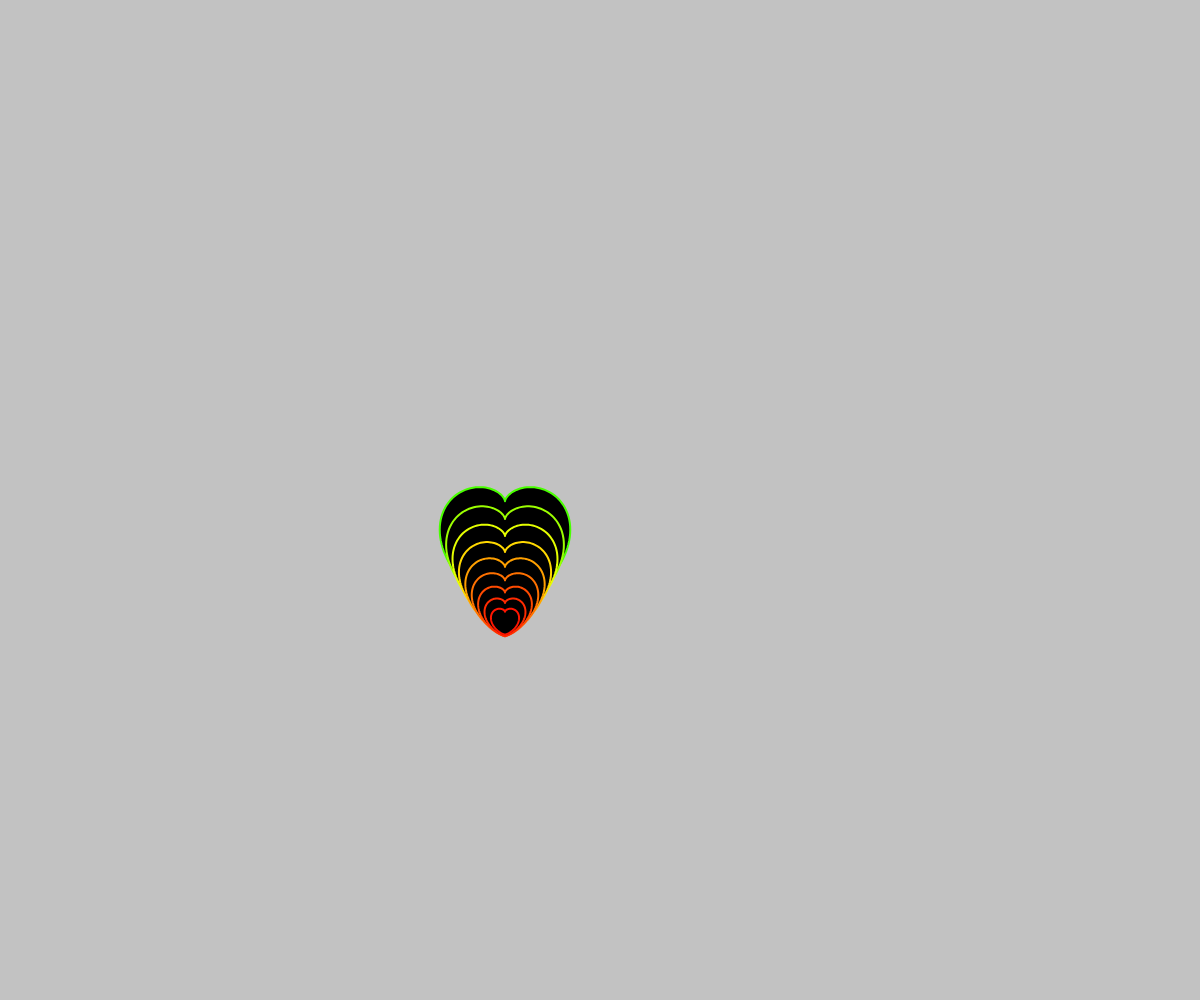
Frame 1 (no input)
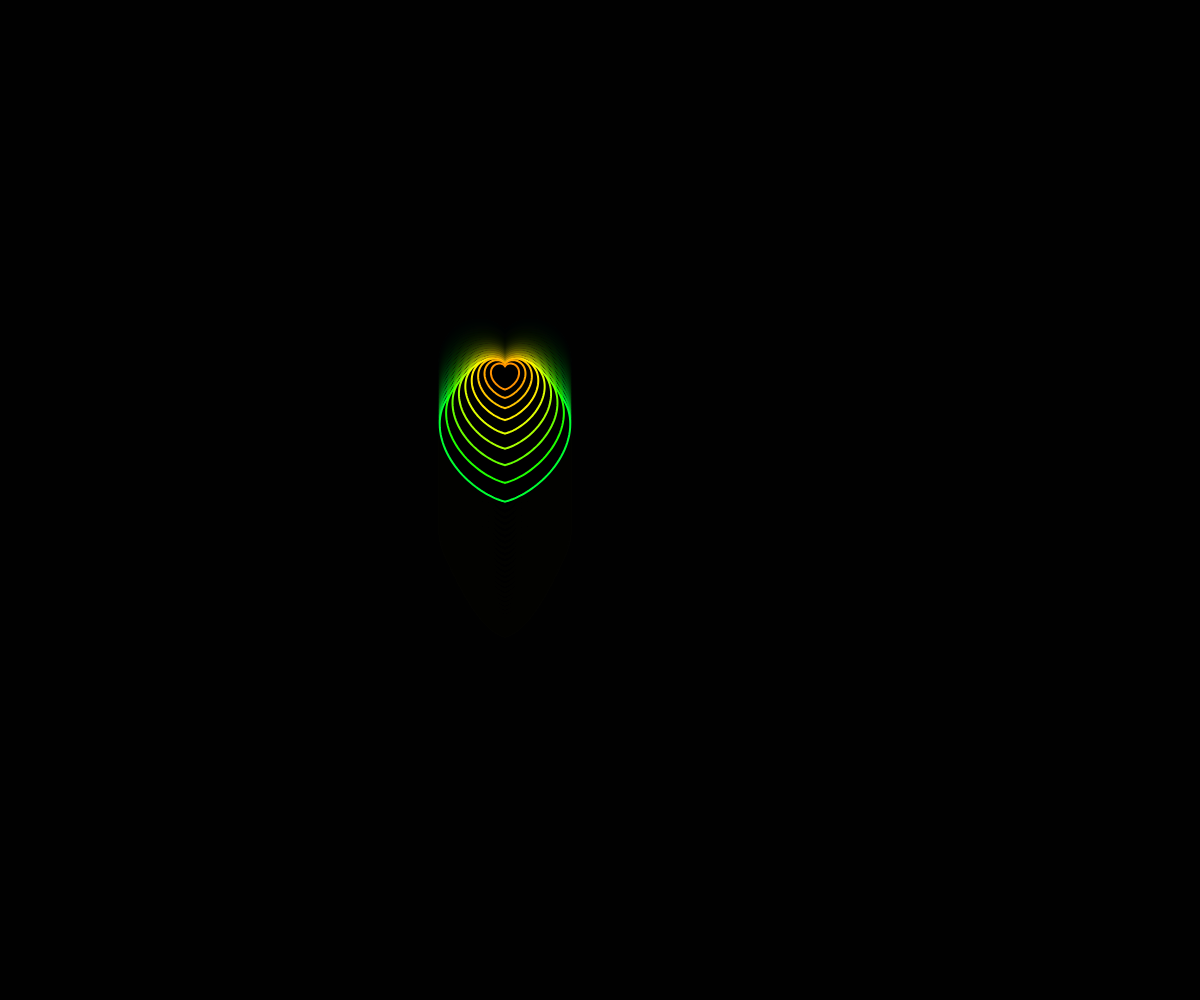
Frame 60 (no input)
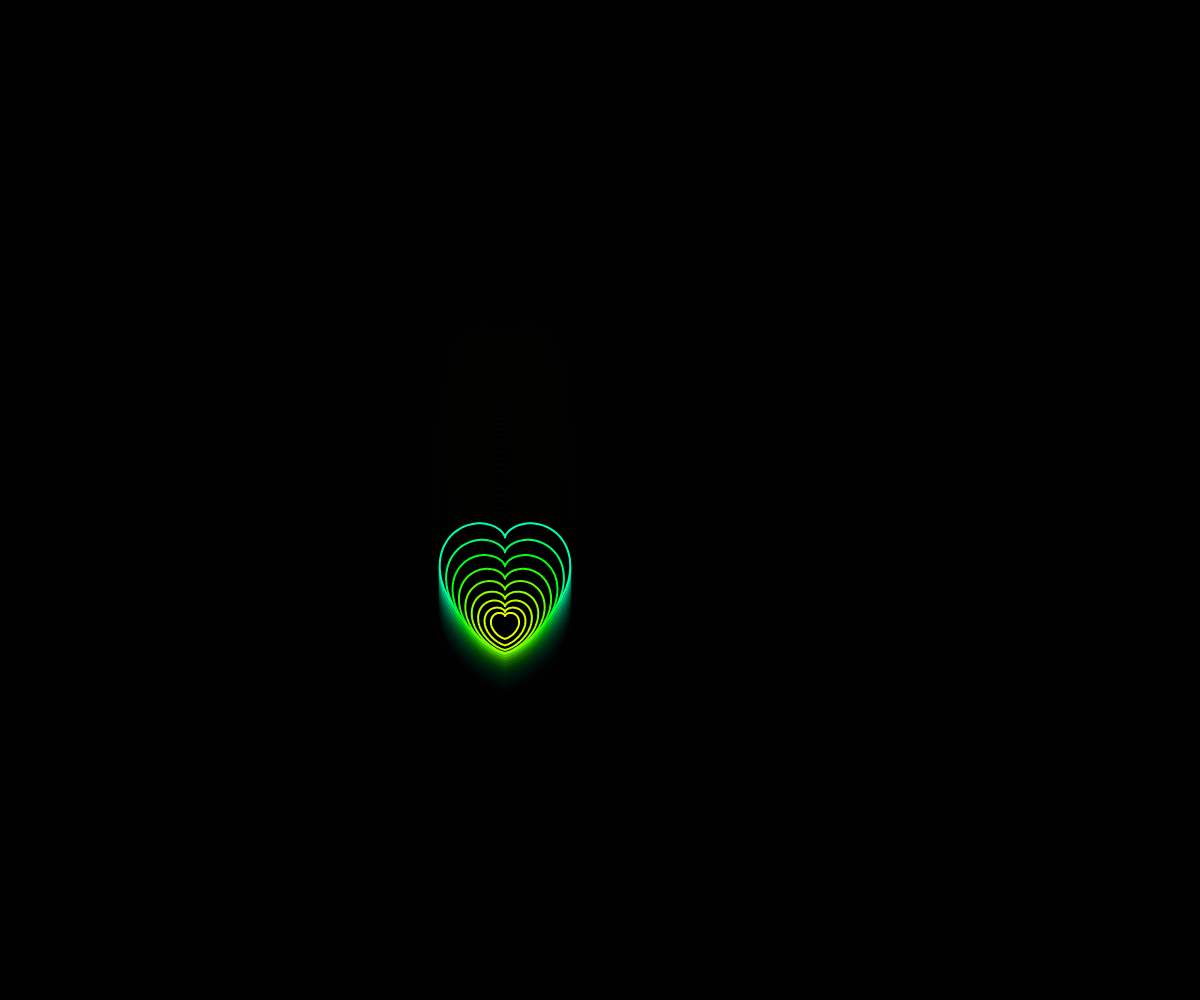
Frame 120 (the mouse pressed at the canvas centre since frame 60)

The p5.js sketch that drew these frames (run headless with seeded random() and noise() and a simulated clock; from frame 60 on, the mouse is pressed at the canvas centre):

// p5.js sketch
// ── sketch.js
function setup() {
  createCanvas(windowWidth, windowHeight);
}

function drawHeart(
  offsetx,
  offsety,
  size,
  drawStart,
  drawEnd,
  drawStep,
  startAngle,
  rings,
  bright
) {
  let scaling;
  let thicc = 2;
  let step = thicc / 25;
  let ringCount = rings * step;

  for (let s = size + step; s <= size + ringCount; s += step) {
    beginShape();
    strokeWeight(thicc);
    stroke((((s / step) * size) / 2 + frameCount * 0.5) % 360, bright, bright);
    fill(0)

    for (let i = drawStart; i <= drawEnd; i += drawStep) {
      let t = (i * PI) / 180;
      scaling = s;

      // define
      let heart = createVector(
        scaling * (16 * sin(t) * sin(t) * sin(t)),
        scaling * (16 * cos(t) - 3 * cos(2 * t) - 3 * cos(3 * t))
      );
      // rotate
      let nx = heart.x;
      let ny = heart.y + (sin(frameCount * 0.05 + (height+size) * 0.3) * height) / 8;
      // draw

      vertex(nx + offsetx, -ny + offsety);
    }
    endShape();
  }
}

function draw() {
  colorMode(HSB, 360, 100, 100, 100);
  background(0, 24);
  stroke(255);
  strokeWeight(0.05);
  translate(width / 2, height / 2);
  noFill()
  
  let offsetx = 95;
  let offsety = 60;
  let size = 8;

  let deg = 10 * sin(frameCount * 0.1);
  let ang = (deg * PI) / 180;

  let drawableStep = 2;
  let hiddenStep = 2;
  // let rings = 3
  
  for (let i = 0.5; i >= 0.1; i -= 0.05)
    drawHeart(-offsetx, 0, size * i, 0, 360, drawableStep, ang, 1, 255);
}
